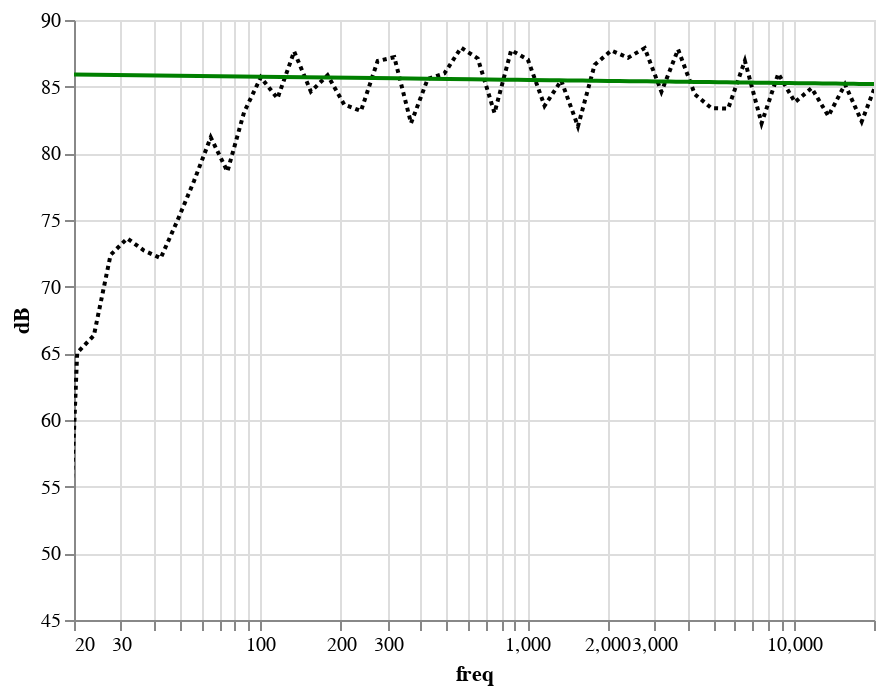

Notebook source saved alongside this figure:
### Markdown cell above
## How much bass?

The second important parameter is how low can you speaker go?
Let's add a green line which is a best fit of the speaker curve.
Best fit means linear regression for the curious.

### Code cell
reg = g_fr.transform_filter(
    'datum.freq>120 & datum.freq<10000'
).transform_regression('freq', 'dB', method='log', extent=[20, 20000]
).mark_line(color='green')
g_fr + reg

### Figure 1 — Vega-Lite specification as saved in the notebook (floating-point values rounded to 4 significant figures)
{"config": {"view": {"continuousWidth": 400, "continuousHeight": 300}}, "layer": [{"mark": {"type": "line", "clip": true, "color": "black", "strokeDash": [2, 2]}, "encoding": {"x": {"type": "quantitative", "field": "freq", "scale": {"domain": [20, 20000], "nice": false, "type": "log"}}, "y": {"type": "quantitative", "field": "dB", "scale": {"domain": [45, 90], "type": "linear"}}}}, {"mark": {"type": "line", "color": "green"}, "encoding": {"x": {"type": "quantitative", "field": "freq", "scale": {"domain": [20, 20000], "nice": false, "type": "log"}}, "y": {"type": "quantitative", "field": "dB", "scale": {"domain": [45, 90], "type": "linear"}}}, "transform": [{"filter": "datum.freq>120 & datum.freq<10000"}, {"on": "freq", "regression": "dB", "extent": [20, 20000], "method": "log"}]}], "data": {"name": "data-17466af4a4b99522df100c42b311de19"}, "$schema": "https://vega.github.io/schema/vega-lite/v4.8.1.json", "datasets": {"data-17466af4a4b99522df100c42b311de19": [{"freq": 10.0, "dB": 30.95}, {"freq": 11.55, "dB": 27.98}, {"freq": 13.34, "dB": 31.3}, {"freq": 15.41, "dB": 34.51}, {"freq": 17.8, "dB": 34.2}, {"freq": 20.56, "dB": 65.04}, {"freq": 23.75, "dB": 66.34}, {"freq": 27.43, "dB": 72.38}, {"freq": 31.68, "dB": 73.63}, {"freq": 36.59, "dB": 72.71}, {"freq": 42.26, "dB": 72.13}, {"freq": 48.81, "dB": 74.94}, {"freq": 56.38, "dB": 77.93}, {"freq": 65.12, "dB": 81.2}, {"freq": 75.22, "dB": 78.64}, {"freq": 86.88, "dB": 83.09}, {"freq": 100.4, "dB": 85.7}, {"freq": 115.9, "dB": 84.12}, {"freq": 133.9, "dB": 87.64}, {"freq": 154.6, "dB": 84.63}, {"freq": 178.6, "dB": 85.86}, {"freq": 206.3, "dB": 83.65}, {"freq": 238.3, "dB": 83.18}, {"freq": 275.2, "dB": 86.92}, {"freq": 317.9, "dB": 87.21}, {"freq": 367.2, "dB": 82.26}, {"freq": 424.1, "dB": 85.58}, {"freq": 489.9, "dB": 85.99}, {"freq": 565.8, "dB": 87.92}, {"freq": 653.5, "dB": 87.12}, {"freq": 754.9, "dB": 83.03}, {"freq": 871.9, "dB": 87.73}, {"freq": 1007.0, "dB": 87.02}, {"freq": 1163.0, "dB": 83.56}, {"freq": 1344.0, "dB": 85.46}, {"freq": 1552.0, "dB": 82.03}, {"freq": 1792.0, "dB": 86.64}, {"freq": 2070.0, "dB": 87.71}, {"freq": 2391.0, "dB": 87.17}, {"freq": 2762.0, "dB": 87.89}, {"freq": 3190.0, "dB": 84.61}, {"freq": 3685.0, "dB": 87.79}, {"freq": 4256.0, "dB": 84.43}, {"freq": 4916.0, "dB": 83.39}, {"freq": 5678.0, "dB": 83.36}, {"freq": 6559.0, "dB": 86.94}, {"freq": 7575.0, "dB": 82.26}, {"freq": 8750.0, "dB": 85.98}, {"freq": 10110.0, "dB": 83.84}, {"freq": 11670.0, "dB": 84.9}, {"freq": 13480.0, "dB": 82.8}, {"freq": 15570.0, "dB": 85.17}, {"freq": 17990.0, "dB": 82.39}, {"freq": 20780.0, "dB": 85.64}, {"freq": 24000.0, "dB": 84.97}, {"freq": 27720.0, "dB": 81.05}, {"freq": 32020.0, "dB": 77.99}, {"freq": 36980.0, "dB": 77.47}, {"freq": 42710.0, "dB": 77.48}, {"freq": 49330.0, "dB": 77.05}]}}
